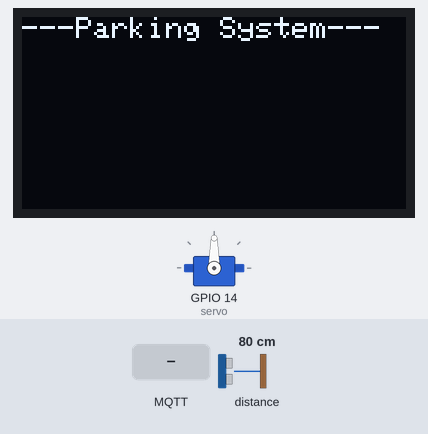
This sketch was run on a simulated ESP8266 (NodeMCU). Shown: servo, 128×64 one-colour display. Inputs (shaded band) come from the test bench; at power-on: distance to the obstacle 80 cm. The echo pulse lasts 58.3 µs per cm; WiFi joins after 1.5 s; servers stay silent unless stated; no MQTT or app messages arrive unless stated; what the sketch prints to the serial monitor is not drawn.

Above: at 13.4 s.
13.5 s: MQTT message "esp/servo/gate" arrives on the second subscribed topic
At 22.5 s:
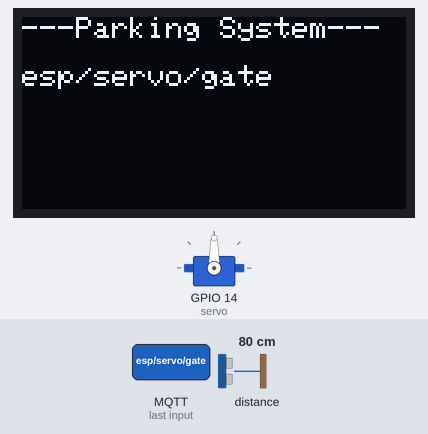
29.5 s: MQTT message "esp/oled/display" arrives on the second subscribed topic
At 32.8 s:
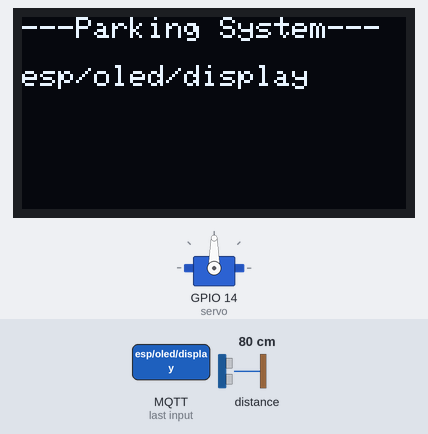
Timing chart, 0 to 34.3 s (numbered marks = the images above; inputs shaded):
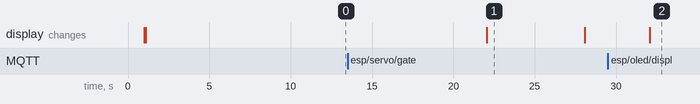

The sketch:

mqtt_prox.ino
```cpp
#include <ESP8266WiFi.h>
#include <Adafruit_GFX.h>
#include <Adafruit_SH110X.h>
#include <Ticker.h>
#include <AsyncMqttClient.h>
#include <Wire.h>
#include <SPI.h>
#include <Servo.h>

Servo servo;

#define WIFI_SSID "yor"
#define WIFI_PASSWORD "abhinav123"
#define i2c_address 0x3c
#define SCREEN_WIDTH 128
#define SCREEN_HEIGHT 64
#define OLED_RESET -1
Adafruit_SH1106G display = Adafruit_SH1106G(SCREEN_WIDTH, SCREEN_HEIGHT, &Wire, OLED_RESET);
// Raspberry Pi Mosquitto MQTT Broker
#define MQTT_HOST IPAddress(192, 168, 91, 98)
// For a cloud MQTT broker, type the domain name
//#define MQTT_HOST "example.com"
#define MQTT_PORT 1883

// Temperature MQTT Topics
#define MQTT_PUB_PROXIMITY "esp/hcsr04/distance"

AsyncMqttClient mqttClient;
Ticker mqttReconnectTimer;

WiFiEventHandler wifiConnectHandler;
WiFiEventHandler wifiDisconnectHandler;
Ticker wifiReconnectTimer;

unsigned long previousMillis = 0;   // Stores last time temperature was published
const long interval = 10000;        // Interval at which to publish sensor readings
const int trigPin = 2;  //D4
const int echoPin = 0;  //D3

long duration;
int distance, degrees;
String degreesString;
String disp_message;

void getBME680Readings(){
  Serial.println('Getting readings....');
}

void connectToWifi() {
  Serial.println("Connecting to Wi-Fi...");
  WiFi.begin(WIFI_SSID, WIFI_PASSWORD);
}

void onWifiConnect(const WiFiEventStationModeGotIP& event) {
  Serial.println("Connected to Wi-Fi.");
  connectToMqtt();
}

void onWifiDisconnect(const WiFiEventStationModeDisconnected& event) {
  Serial.println("Disconnected from Wi-Fi.");
  mqttReconnectTimer.detach(); // ensure we don't reconnect to MQTT while reconnecting to Wi-Fi
  wifiReconnectTimer.once(2, connectToWifi);
}

void connectToMqtt() {
  Serial.println("Connecting to MQTT...");
  mqttClient.connect();
}

void onMqttConnect(bool sessionPresent) {
  Serial.println("Connected to MQTT.");
  Serial.print("Session present: ");
  Serial.println(sessionPresent);
}

void onMqttDisconnect(AsyncMqttClientDisconnectReason reason) {
  Serial.println("Disconnected from MQTT.");

  if (WiFi.isConnected()) {
    mqttReconnectTimer.once(2, connectToMqtt);
  }
}

void onMqttSubscribe(uint16_t packetId, uint8_t qos) {
  Serial.println("Subscribe acknowledged.");
  Serial.print("  packetId: ");
  Serial.println(packetId);
  Serial.print("  qos: ");
  Serial.println(qos);
}

void onMqttUnsubscribe(uint16_t packetId) {
  Serial.println("Unsubscribe acknowledged.");
  Serial.print("  packetId: ");
  Serial.println(packetId);
}

void onMqttPublish(uint16_t packetId) {
  Serial.print("Publish acknowledged.");
  Serial.print("  packetId: ");
  Serial.println(packetId);
}

void onMqttMessage(char* topic, char* payload, AsyncMqttClientMessageProperties properties, size_t len, size_t index, size_t total) {
  Serial.println("Publish received.");
  Serial.print("  topic: ");
  Serial.println(topic);

  String strtopic = String(topic);

  if(strtopic.equalsIgnoreCase("esp/servo/gate")){
    String message = "";

    for (unsigned int i=0; i< len; i++) {
      message = message + (char)payload[i];
    }

    Serial.print("Moving servo by: ");
    Serial.print(message);
    Serial.print(" degrees");
    degreesString = message;
  }

  if(strtopic.equalsIgnoreCase("esp/oled/display")){
    String message = "";

    for(unsigned int i = 0; i < len; i++){
      message = message + (char)payload[i];
    }
    disp_message = message;
  }
}


void setup() {
  Serial.begin(115200);
  Serial.println();

  servo.attach(14);
  servo.write(90);

  pinMode(trigPin, OUTPUT); // Sets the trigPin as an Output
  pinMode(echoPin, INPUT); // Sets the echoPin as an Input

  wifiConnectHandler = WiFi.onStationModeGotIP(onWifiConnect);
  wifiDisconnectHandler = WiFi.onStationModeDisconnected(onWifiDisconnect);

  mqttClient.onConnect(onMqttConnect);
  mqttClient.onDisconnect(onMqttDisconnect);
  // mqttClient.onSubscribe(onMqttSubscribe);
  mqttClient.onMessage(onMqttMessage);
  //mqttClient.onUnsubscribe(onMqttUnsubscribe);
  mqttClient.onPublish(onMqttPublish);
  mqttClient.setServer(MQTT_HOST, MQTT_PORT);
  // If your broker requires authentication (username and password), set them below
  //mqttClient.setCredentials("REPlACE_WITH_YOUR_USER", "REPLACE_WITH_YOUR_PASSWORD");
  connectToWifi();

  delay(1000);
  display.begin(i2c_address, true);
  display.clearDisplay();
  display.display();
}

void loop() {
  display.setTextSize(1);
  display.setTextColor(SH110X_WHITE);
  display.setCursor(0, 0);
  display.clearDisplay();
  display.print("---Parking System---");
  display.display();
  unsigned long currentMillis = millis();
  // Every X number of seconds (interval = 10 seconds)
  // it publishes a new MQTT message
  if (currentMillis - previousMillis >= interval) {
    // Save the last time a new reading was published
    previousMillis = currentMillis;

    // Clears the trigPin
    digitalWrite(trigPin, LOW);
    delayMicroseconds(2);

    // Sets the trigPin on HIGH state for 10 micro seconds
    digitalWrite(trigPin, HIGH);
    delayMicroseconds(10);
    digitalWrite(trigPin, LOW);

    // Reads the echoPin, returns the sound wave travel time in microseconds
    duration = pulseIn(echoPin, HIGH);

    // Calculating the distance
    distance= duration*0.034/2;
    // Prints the distance on the Serial Monitor
    Serial.print("Distance: ");
    Serial.println(distance);
    delay(2000);

    // Publish an MQTT message on topic esp/bme680/temperature
    uint16_t packetIdPub1 = mqttClient.publish(MQTT_PUB_PROXIMITY, 1, true, String(distance).c_str());
    Serial.printf("Publishing on topic %s at QoS 1", MQTT_PUB_PROXIMITY);
    Serial.printf("Message: %i \n");
    uint16_t packetIdSub = mqttClient.subscribe("esp/servo/gate", 2);
    uint16_t packetIdSub2 = mqttClient.subscribe("esp/oled/display", 2);

    degrees = degreesString.toInt();
    if(disp_message != ""){
      display.println();
      display.println();
      display.print(disp_message);
      display.display();
      if(distance <= 10){
        servo.write(degrees);
        delay(8000);
        servo.write(90);
        degrees = 0;
      }
      delay(6000);
    }
    disp_message = "";
    degrees = 90;
  }
}
```

Measured:
- after the input at 13.5 s, the display: changes after 8.6 s (image 1)
- after the input at 29.5 s, the display: changes after 2.6 s (image 2)
- what the display in image 1 shows lasts 6.0 s, from 22.1 s to 28.1 s
